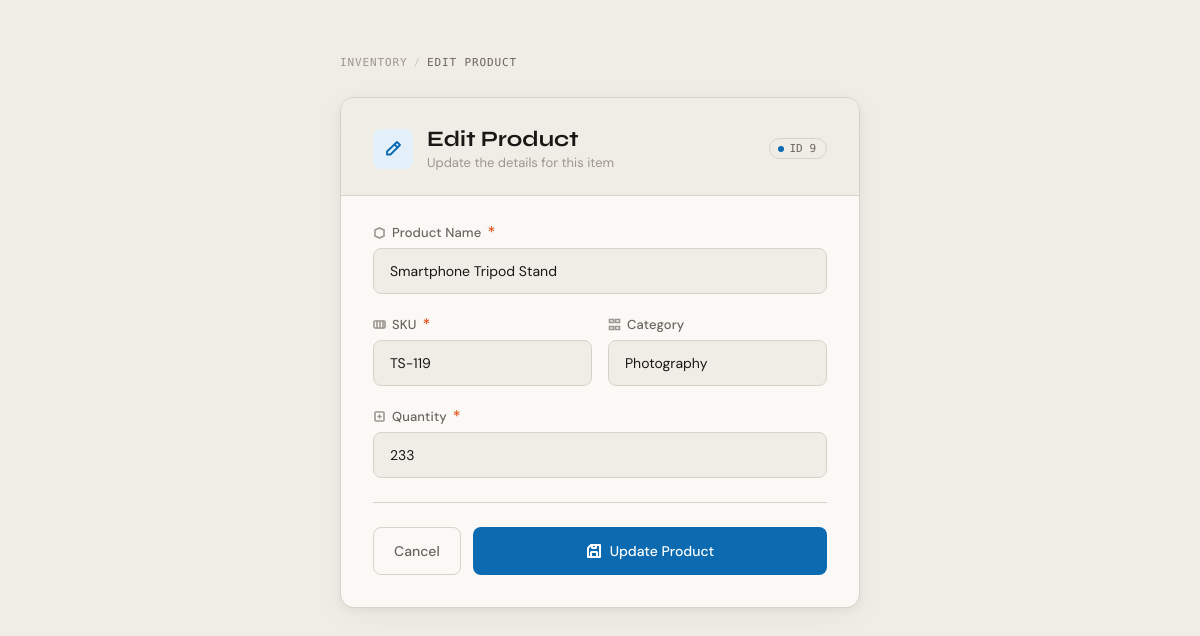
Page /inventory/edit/9 on the committed database.
### tables this page shows
CREATE TABLE products (
    id INT AUTO_INCREMENT PRIMARY KEY,
    product_name VARCHAR(255) NOT NULL,
    sku VARCHAR(100) NOT NULL,
    category VARCHAR(100),
    quantity INT NOT NULL,
    created_at TIMESTAMP DEFAULT CURRENT_TIMESTAMP
);

### core/View/Engine.php (called while the page is built, shortened)
<?php
class Engine
{
    public static function render(
        string $view,
        array $data = []
    )
    {
        extract($data);
        require "../app/Views/{$view}.php";
    }
}

### app/Controllers/InventoryController.php (called while the page is built, shortened)
<?php
class InventoryController
{
    private ProductRepositoryInterface $products;
    public function __construct(
        ProductRepositoryInterface $products
    )
    {
        $this->products = $products;
    }
    public function edit(int $id)
    {
        Engine::render(
            'inventory/edit',
            [
                'product' =>
                    $this->products->find($id)
            ]
        );
    }
}

### core/Http/Dispatcher.php (called while the page is built, shortened)
<?php
class Dispatcher
{
    private Container $container;
    public function __construct()
    {
        $this->container = new Container();
        $this->container->bind(
            ProductRepositoryInterface::class,
            ProductRepo::class
        );
    }
    public function dispatch(
        array $action,
        array $params = []
    )
    {
        [$controller, $method] = $action;
        $instance = $this->container->resolve(
            $controller
        );
        $reflection = new ReflectionMethod(
            $instance,
            $method
        );
        $dependencies = [];
        $routeParams = $params;
        foreach (
            $reflection->getParameters()
            as $parameter
        ) {
            $type = $parameter->getType();
            if (
                $type &&
                $type->isBuiltin()
            ) {
                $dependencies[] =
                    array_shift($routeParams);
                continue;
            }
        }
        return $reflection->invokeArgs(
            $instance,
            $dependencies
        );
    }
}

### public/index.php (called while the page is built, shortened)
<?php
$router = new Router();
$router->dispatch(
    $_SERVER['REQUEST_URI'],
    $_SERVER['REQUEST_METHOD']
);

### core/Repositories/ProductRepo.php (called while the page is built, shortened)
<?php
class ProductRepo implements ProductRepositoryInterface
{
    private PDO $db;
    public function __construct()
    {
        $this->db = Connection::connect();
    }
    public function find(int $id): array|null
    {
        $stmt = $this->db->prepare(
            "SELECT * FROM products WHERE id = ?"
        );
        $stmt->execute([$id]);
        return $stmt->fetch(PDO::FETCH_ASSOC);
    }
}

### config/database.php (called while the page is built)
<?php
return [
    'host' => 'localhost',
    'dbname' => 'warehouse_db',
    'username' => 'root',
    'password' => 'izx2qq9m13371420'
];
?>

### core/Database/Connection.php (called while the page is built, shortened)
<?php
class Connection
{
    public static function connect(): PDO
    {
        $config = require __DIR__ . "/../../config/database.php";
        $driver = new MySQLDriver();
        return $driver->connect($config);
    }
}
?>

### core/Database/Drivers/MYSQLDriver.php (called while the page is built, shortened)
<?php
class MySQLDriver implements DatabaseDriver
{
    public function connect(array $config): PDO
    {
        return new PDO(
            "mysql:host={$config['host']};dbname={$config['dbname']}",
            $config['username'],
            $config['password']
        );
    }
}
?>

### app/Views/inventory/edit.php (the view, shortened to what this page needs)
<!DOCTYPE html>
<html lang="en">
<head>
</head>
<body>
<div class="page">
    <div class="form-wrapper">
        <nav class="breadcrumb">
            <a href="/inventory">Inventory</a>
            <span class="breadcrumb-sep">/</span>
            <span class="breadcrumb-current">Edit Product</span>
        </nav>
        <div class="form-card">
            <div class="form-card-header">
                <div class="form-card-icon">
                    <svg viewBox="0 0 20 20" fill="none" stroke="currentColor" stroke-width="1.8" stroke-linecap="round" stroke-linejoin="round">
                        <path d="M14 3l3 3-9.5 9.5H4v-3L14 3z"/>
                        <line x1="11.5" y1="5.5" x2="14.5" y2="8.5"/>
                    </svg>
                </div>
                <div>
                    <h1 class="form-card-title">Edit Product</h1>
                    <p class="form-card-subtitle">Update the details for this item</p>
                </div>
                <div class="product-id-badge">
                    <span class="dot"></span>
                    ID <?= $product['id']; ?>
                </div>
            </div>
            <div class="form-body">
                <form method="POST" action="/inventory/update/<?= $product['id']; ?>">
                    <div class="input-group">
                        <label for="product_name">
                            <svg viewBox="0 0 13 13" fill="none" stroke="currentColor" stroke-width="1.6" stroke-linecap="round">
                                <path d="M2 10V4l4.5-2L11 4v6l-4.5 2L2 10z"/>
                            </svg>
                            Product Name <span class="req">*</span>
                        </label>
                        <input type="text"
                               id="product_name"
                               name="product_name"
                               value="<?= $product['product_name']; ?>">
                    </div>
                    <div class="input-row">
                        <div class="input-group">
                            <label for="sku">
                                <svg viewBox="0 0 13 13" fill="none" stroke="currentColor" stroke-width="1.6" stroke-linecap="round">
                                    <rect x="1" y="3" width="11" height="7" rx="1"/>
                                    <line x1="4" y1="3" x2="4" y2="10"/>
                                    <line x1="7" y1="3" x2="7" y2="10"/>
                                    <line x1="10" y1="3" x2="10" y2="10"/>
                                </svg>
                                SKU <span class="req">*</span>
                            </label>
                            <input type="text"
                                   id="sku"
                                   name="sku"
                                   value="<?= $product['sku']; ?>">
                        </div>
                        <div class="input-group">
                            <label for="category">
                                <svg viewBox="0 0 13 13" fill="none" stroke="currentColor" stroke-width="1.6" stroke-linecap="round">
                                    <path d="M1.5 4.5h4v-3h-4v3zM7.5 4.5h4v-3h-4v3zM1.5 11.5h4v-3h-4v3zM7.5 11.5h4v-3h-4v3z"/>
                                </svg>
                                Category
                            </label>
                            <input type="text"
                                   id="category"
                                   name="category"
                                   value="<?= $product['category']; ?>">
                        </div>
                    </div>
                    <div class="input-group">
                        <label for="quantity">
                            <svg viewBox="0 0 13 13" fill="none" stroke="currentColor" stroke-width="1.6" stroke-linecap="round">
                                <rect x="2" y="2" width="9" height="9" rx="1"/>
                                <line x1="6.5" y1="5" x2="6.5" y2="8"/>
                                <line x1="5" y1="6.5" x2="8" y2="6.5"/>
                            </svg>
                            Quantity <span class="req">*</span>
                        </label>
                        <input type="number"
                               id="quantity"
                               name="quantity"
                               min="0"
                               value="<?= $product['quantity']; ?>">
                    </div>
                    <hr class="divider">
                    <div class="form-actions">
                        <a href="/inventory" class="btn-secondary">Cancel</a>
                        <button type="submit" class="btn-primary">
                            <svg viewBox="0 0 16 16" fill="none" stroke="currentColor" stroke-width="2" stroke-linecap="round" stroke-linejoin="round">
                                <path d="M13 2H5L2 5v9h12V2z"/>
                                <rect x="5" y="9" width="6" height="5" rx="0.5"/>
                                <rect x="6" y="2" width="4" height="3" rx="0.5"/>
                            </svg>
                            Update Product
                        </button>
                    </div>
                </form>
            </div>
        </div>
    </div>
</div>
</body>
</html>

### core/Http/Router.php (shortened to what this page needs)
<?php
class Router
{
    private array $routes = [];
    public function get($uri, $action)
    {
        $this->routes['GET'][] = [
            'uri' => $uri,
            'action' => $action
        ];
    }
    public function post($uri, $action)
    {
        $this->routes['POST'][] = [
            'uri' => $uri,
            'action' => $action
        ];
    }
    public function dispatch($uri, $method)
    {
        $uri = parse_url($uri, PHP_URL_PATH);
        $routes = $this->routes[$method] ?? [];
        foreach ($routes as $route) {
            $pattern = preg_replace(
                '#\{[a-zA-Z_]+\}#',
                '([0-9]+)',
                $route['uri']
            );
            $pattern = "#^" . $pattern . "$#";
            if (preg_match($pattern, $uri, $matches)) {
                array_shift($matches);
                $dispatcher = new Dispatcher();
                return $dispatcher->dispatch(
                    $route['action'],
                    $matches
                );
            }
        }
        die("Route not found");
    }
}

### app/Views/inventory/edit.php (style rules this page uses)
:root { --bg: #f0ede6; --surface: #faf9f6; --border: #d8d3c8; --border-focus: #0b6ab0; --text-primary: #1a1816; --text-secondary: #6b6560; --text-muted: #9c9690; --accent: #2a2420; --orange: #e2501a; --sky: #0b6ab0; --sky-light: #e3f0fa; --sky-hover: #084f85; }
* { margin: 0; padding: 0; box-sizing: border-box; }
body { background: var(--bg); font-family: 'DM Sans', sans-serif; color: var(--text-primary); min-height: 100vh; }
.page { min-height: calc(100vh - 56px); display: flex; align-items: flex-start; justify-content: center; padding: 56px 24px; }
.form-wrapper { width: 100%; max-width: 520px; }
.breadcrumb { display: flex; align-items: center; gap: 6px; margin-bottom: 28px; font-family: 'DM Mono', monospace; font-size: 11px; letter-spacing: 0.08em; text-transform: uppercase; color: var(--text-muted); }
.breadcrumb a { color: var(--text-muted); text-decoration: none; }
.breadcrumb-sep { opacity: 0.4; }
.breadcrumb-current { color: var(--text-secondary); }
.form-card { background: var(--surface); border: 1px solid var(--border); border-radius: 14px; overflow: hidden; box-shadow: 0 2px 8px rgba(0,0,0,0.05), 0 8px 32px rgba(0,0,0,0.04); }
.form-card-header { padding: 28px 32px 24px; border-bottom: 1px solid var(--border); background: var(--bg); display: flex; align-items: center; gap: 14px; }
.form-card-icon { width: 40px; height: 40px; border-radius: 8px; background: var(--sky-light); display: flex; align-items: center; justify-content: center; flex-shrink: 0; }
.form-card-icon svg { width: 20px; height: 20px; color: var(--sky); }
.form-card-title { font-family: 'Syne', sans-serif; font-size: 22px; font-weight: 700; color: var(--text-primary); }
.form-card-subtitle { font-size: 13px; color: var(--text-muted); margin-top: 2px; }
.product-id-badge { display: inline-flex; align-items: center; gap: 6px; background: var(--bg); border: 1px solid var(--border); border-radius: 20px; padding: 3px 10px 3px 8px; font-family: 'DM Mono', monospace; font-size: 11px; color: var(--text-secondary); margin-left: auto; }
.product-id-badge span.dot { width: 6px; height: 6px; border-radius: 50%; background: var(--sky); display: inline-block; }
.form-body { padding: 28px 32px 32px; }
.input-group { margin-bottom: 22px; }
label { display: flex; align-items: center; gap: 6px; margin-bottom: 7px; font-size: 13px; font-weight: 500; color: var(--text-secondary); letter-spacing: 0.01em; }
label .req { color: var(--orange); font-size: 16px; line-height: 1; }
label svg { width: 13px; height: 13px; color: var(--text-muted); }
input { width: 100%; padding: 13px 16px; background: var(--bg); border: 1px solid var(--border); border-radius: 8px; font-family: 'DM Sans', sans-serif; font-size: 14px; color: var(--text-primary); transition: border-color 0.2s, box-shadow 0.2s; }
input::placeholder { color: var(--text-muted); font-size: 13px; }
.input-row { display: grid; grid-template-columns: 1fr 1fr; gap: 16px; }
.divider { border: none; border-top: 1px solid var(--border); margin: 24px 0; }
.form-actions { display: flex; gap: 12px; }
.btn-primary { flex: 1; background: var(--sky); color: white; border: none; padding: 14px; border-radius: 8px; font-family: 'DM Sans', sans-serif; font-size: 14px; font-weight: 500; cursor: pointer; transition: background 0.2s, transform 0.1s; display: flex; align-items: center; justify-content: center; gap: 8px; }
.btn-primary svg { width: 16px; height: 16px; }
.btn-secondary { background: transparent; color: var(--text-secondary); border: 1px solid var(--border); padding: 14px 20px; border-radius: 8px; font-family: 'DM Sans', sans-serif; font-size: 14px; font-weight: 500; cursor: pointer; text-decoration: none; display: inline-flex; align-items: center; transition: background 0.15s; }

### rows in the picture
products: id "9", product_name "Smartphone Tripod Stand", sku "TS-119", category "Photography", quantity "233"
